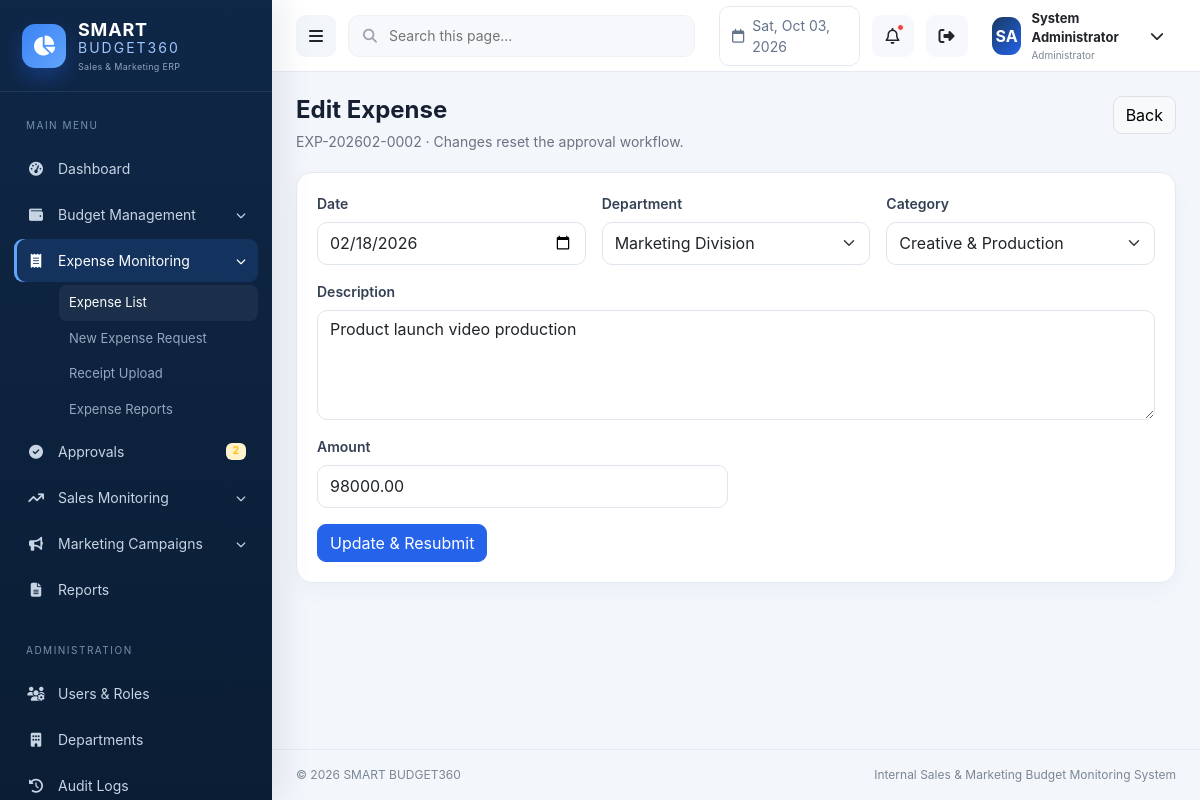
The app's page /expenses/edit.php?id=2 (signed in) with its own data.
### tables this page shows
CREATE TABLE expenses (
  id INT UNSIGNED AUTO_INCREMENT PRIMARY KEY,
  expense_code VARCHAR(30) NOT NULL UNIQUE,
  expense_date DATE NOT NULL,
  department_id INT UNSIGNED NOT NULL,
  category_id INT UNSIGNED NOT NULL,
  description VARCHAR(500) NOT NULL,
  amount DECIMAL(15,2) NOT NULL DEFAULT 0,
  requested_by INT UNSIGNED NOT NULL,
  status ENUM('Pending','Approved','Rejected') NOT NULL DEFAULT 'Pending',
  created_at TIMESTAMP DEFAULT CURRENT_TIMESTAMP,
  updated_at TIMESTAMP DEFAULT CURRENT_TIMESTAMP ON UPDATE CURRENT_TIMESTAMP,
  CONSTRAINT fk_expense_department FOREIGN KEY (department_id) REFERENCES departments(id),
  CONSTRAINT fk_expense_category FOREIGN KEY (category_id) REFERENCES budget_categories(id),
  CONSTRAINT fk_expense_requester FOREIGN KEY (requested_by) REFERENCES users(id),
  INDEX idx_expense_date_status (expense_date,status), INDEX idx_expense_department (department_id)
);

CREATE TABLE departments (
  id INT UNSIGNED AUTO_INCREMENT PRIMARY KEY,
  name VARCHAR(120) NOT NULL UNIQUE,
  code VARCHAR(20) NOT NULL UNIQUE,
  is_active TINYINT(1) NOT NULL DEFAULT 1,
  created_at TIMESTAMP DEFAULT CURRENT_TIMESTAMP,
  updated_at TIMESTAMP DEFAULT CURRENT_TIMESTAMP ON UPDATE CURRENT_TIMESTAMP
);

CREATE TABLE budget_categories (
  id INT UNSIGNED AUTO_INCREMENT PRIMARY KEY,
  name VARCHAR(120) NOT NULL UNIQUE,
  description VARCHAR(255) NULL,
  is_active TINYINT(1) NOT NULL DEFAULT 1,
  created_at TIMESTAMP DEFAULT CURRENT_TIMESTAMP
);

### includes/functions.php (called while the page is built, shortened)
<?php
function db(): PDO
{
    static $pdo = null;
    if (!$pdo) {
        $pdo = (new Database())->connect();
    }
    return $pdo;
}
function e(?string $value): string
{
    return htmlspecialchars((string)$value, ENT_QUOTES, 'UTF-8');
}
function url(string $path = ''): string
{
    return BASE_URL . ($path ? '/' . ltrim($path, '/') : '');
}
function departments(): array
{
    return db()->query('SELECT id, name FROM departments WHERE is_active = 1 ORDER BY name')->fetchAll();
}
function categories(): array
{
    return db()->query('SELECT id, name FROM budget_categories WHERE is_active = 1 ORDER BY name')->fetchAll();
}

### expenses/edit.php (the view, shortened to what this page needs)
<?php
require_once dirname(__DIR__).'/includes/bootstrap.php';require_module('expenses');$id=(int)($_GET['id']??0);$s=db()->prepare('SELECT * FROM expenses WHERE id=?');$s->execute([$id]);$r=$s->fetch();if(!$r){flash('danger','Expense not found.');redirect('expenses/index.php');}if(role_name()==='Staff'&&(int)$r['requested_by']!==(int)current_user()['id']){http_response_code(403);exit('Forbidden');}
$departments=departments();$categories=categories();require ROOT_PATH.'/includes/header.php';?>
<div class="page-head"><div><h1>Edit Expense</h1><p><?=e($r['expense_code'])?> · Changes reset the approval workflow.</p></div><a class="btn btn-light border" href="<?=e(url('expenses/index.php'))?>">Back</a></div><?php if($errors):?><div class="alert alert-danger"><?=e(implode(' ',$errors))?></div><?php endif;?><div class="card-panel"><div class="card-body"><form method="post"><?=csrf_field()?><div class="row g-3"><div class="col-md-4"><label class="form-label">Date</label><input class="form-control" type="date" name="expense_date" value="<?=e($_POST['expense_date']??$r['expense_date'])?>"></div><div class="col-md-4"><label class="form-label">Department</label><select class="form-select" name="department_id"><?php foreach($departments as $d):?><option value="<?=$d['id']?>" <?=((int)($_POST['department_id']??$r['department_id'])===(int)$d['id'])?'selected':''?>><?=e($d['name'])?></option><?php endforeach;?></select></div><div class="col-md-4"><label class="form-label">Category</label><select class="form-select" name="category_id"><?php foreach($categories as $c):?><option value="<?=$c['id']?>" <?=((int)($_POST['category_id']??$r['category_id'])===(int)$c['id'])?'selected':''?>><?=e($c['name'])?></option><?php endforeach;?></select></div><div class="col-12"><label class="form-label">Description</label><textarea class="form-control" rows="4" name="description"><?=e($_POST['description']??$r['description'])?></textarea></div><div class="col-md-6"><label class="form-label">Amount</label><input class="form-control" type="number" step=".01" min=".01" name="amount" value="<?=e($_POST['amount']??$r['amount'])?>"></div><div class="col-12"><button class="btn btn-primary">Update & Resubmit</button></div></div></form></div></div><?php require ROOT_PATH.'/includes/footer.php';?>

### assets/css/app.css (style rules this page uses)
:root { --navy:#0f2747;--navy2:#173961;--royal:#2563eb;--green:#16a34a;--orange:#f59e0b;--purple:#7c3aed; --surface:#ffffff;--bg:#f3f6fb;--text:#172033;--muted:#6b7280;--border:#e5eaf1;--sidebar:272px;--topbar:72px; }
* { box-sizing:border-box }
body { margin:0;background:var(--bg);color:var(--text);font-family:Inter,Segoe UI,Arial,sans-serif;font-size:14px }
.page-head { display:flex;align-items:flex-start;justify-content:space-between;gap:16px;margin-bottom:20px }
.page-head h1 { font-size:24px;font-weight:750;margin:0 }
.page-head p { margin:6px 0 0;color:var(--muted) }
.card-panel { background:#fff;border:1px solid var(--border);border-radius:16px;box-shadow:0 8px 24px rgba(15,39,71,.035) }
.card-panel .card-body { padding:20px }
.form-label { font-weight:600;color:#344054 }
.form-control,.form-select { border-color:#dfe5ec;min-height:43px;border-radius:10px }
.btn { border-radius:9px }
.btn-primary { background:#2563eb;border-color:#2563eb }

### records on screen
expenses: expense_code "EXP-202602-0002", expense_date "02/18/2026", department_id "Marketing Division", category_id "Creative & Production", description "Product launch video production", amount "98000.00"

### other values on screen
$pendingApprovalCount "2"
role_name() "Administrator"
